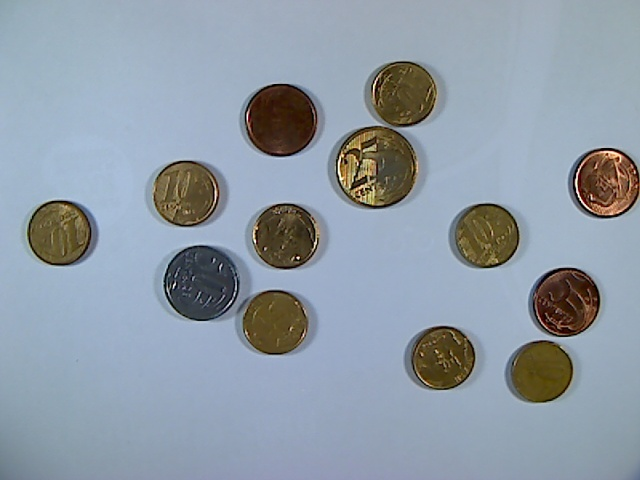
%> input picture Segmentation/coin.jpg, 640 x 480 px
$ octave hough_transform.m   (GNU Octave 9; MATLAB toolbox functions it lacks are replaced by stand-ins)
%> lines starting %> are read from the running program, lines starting %| are printed output that depends on the picture
I = rgb2gray(imread('coin.jpg'));
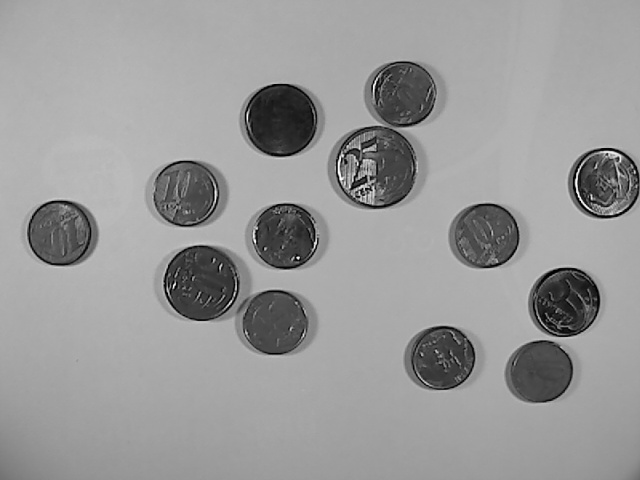
%> I: size 480x640 uint8; min 0, max 252, mean 152.6
rotI = imrotate(I,33,'crop');
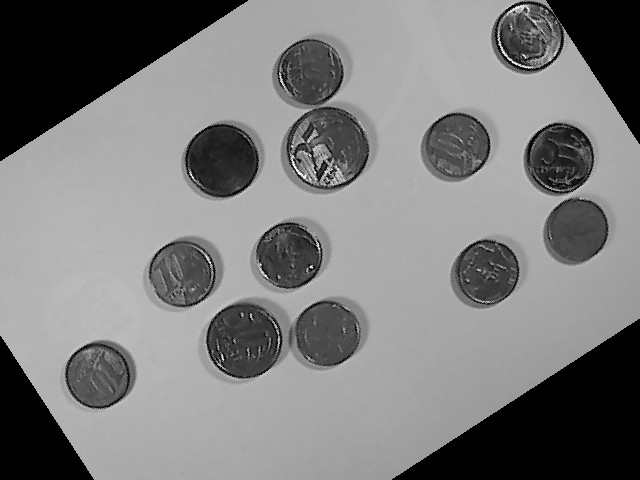
%> rotI: size 480x640 uint8; min 0, max 252, mean 124
BW = edge(rotI,'canny');
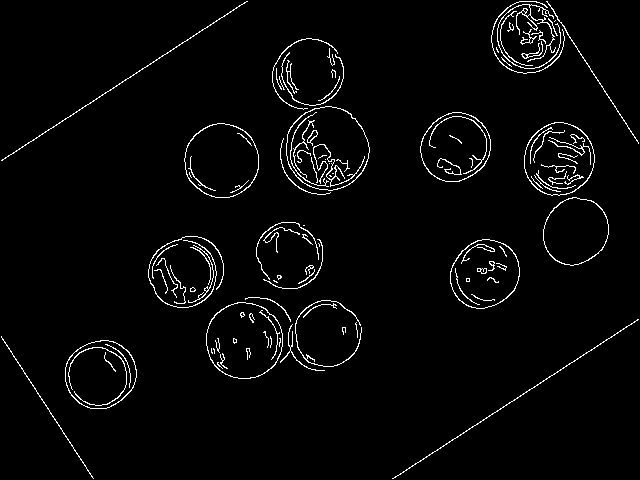
%> BW: size 480x640 logical; 2.9% white in thin lines or dots
[H, T, R] = hough(BW);
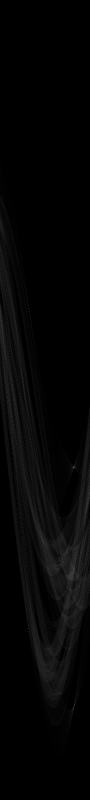
%> H: size 1599x180 double (shown at 1/2 size); min 0, max 270, mean 5.6; drawn with min black and max white
%> T = 180 values from -90 to 89; R = 1599 values from -799 to 799
imshow(H,[], 'XData', T, 'YData', R, 'InitialMagnification', 'fit');
xlabel('\theta'), ylabel('\rho');
axis on, axis normal, hold on;
P = houghpeaks(H,5,'threshold', ceil(0.2*max(H(:))));
%> P = [935 148; 1415 148; 1258 58; 618 58; 1139 148]
x = T(P(:,2));
%> x = [57 57 -33 -33 57]
y = R(P(:,1));
%> y = [135 615 458 -182 339]
plot(x,y,'s','color','white');
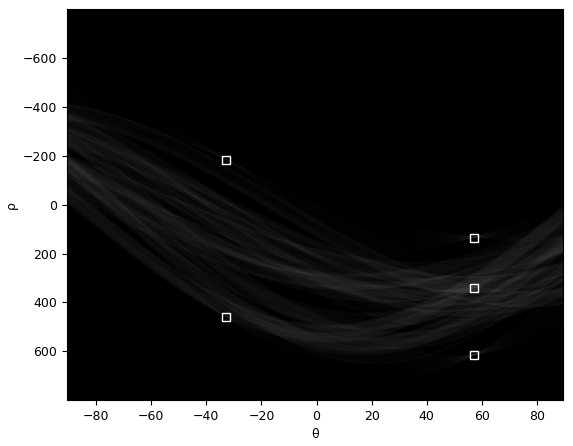
%> figure redrawn from the program's plot data

%Find lines and plot them
lines = houghlines(BW,T,R,P,'FillGap',5,'MinLength',7);
%> lines = 9 lines; longest, point1 to point2 (x, y): (639, 320) to (394, 479), (247, 2) to (3, 161), (2, 337) to (94, 479), (548, 2) to (639, 143), (449, 114) to (433, 125), (541, 54) to (529, 62)
figure, imshow(rotI), hold on
max_len = 0;
for k = 1:length(lines)
    xy = [lines(k).point1; lines(k).point2];
    plot(xy(:,1), xy(:,2), 'LineWidth', 2,'Color','green');

    %plot beginnings and ends of line
    plot(xy(1,1), xy(1,2), 'x', 'LineWidth', 2, 'Color', 'yellow');
    plot(xy(2,1), xy(2,2), 'x', 'LineWidth', 2, 'Color', 'red');

    %determine the endpoints of the longest line segment
%> (the run ends here)

$ run again, with Segmentation/hand.jpg copied over Segmentation/coin.jpg
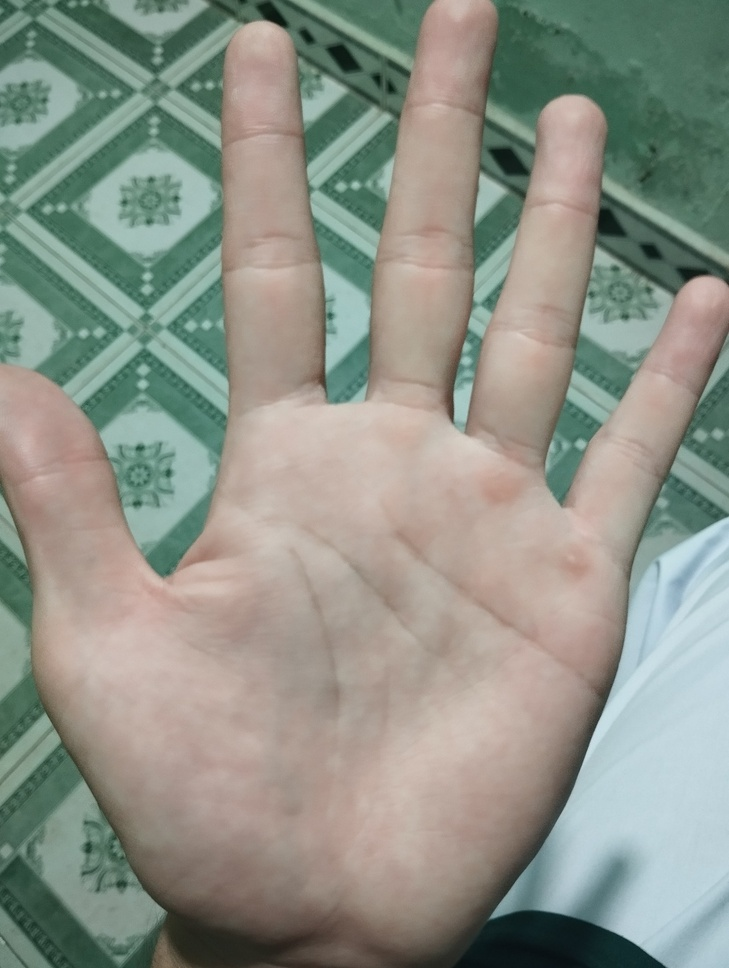
%> input picture Segmentation/hand.jpg, 729 x 968 px, shrunk from 1928 x 2560 before the run
%> `BW = edge(rotI,'canny');`:
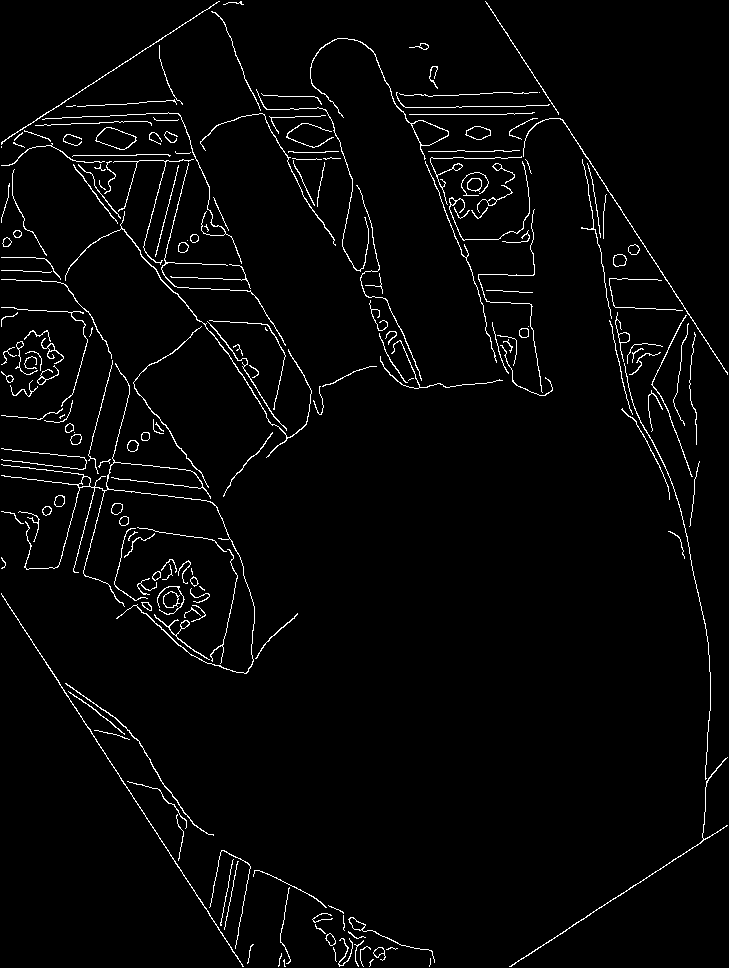
%> BW: size 968x729 logical; 2.8% white in thin lines or dots
%> T = 180 values from -90 to 89; R = 2423 values from -1211 to 1211
%> P = [1618 58; 889 58; 1332 148; 2300 148; 1414 106]
%> x = [-33 -33 57 57 15]
%> y = [406 -323 120 1088 202]
%> lines = 7 lines; point1 to point2 (x, y): (2, 595) to (243, 967), (562, 120) to (728, 375), (219, 2) to (2, 144), (728, 826) to (512, 967), (486, 2) to (559, 115), (78, 494) to (82, 481), (90, 451) to (92, 443)
